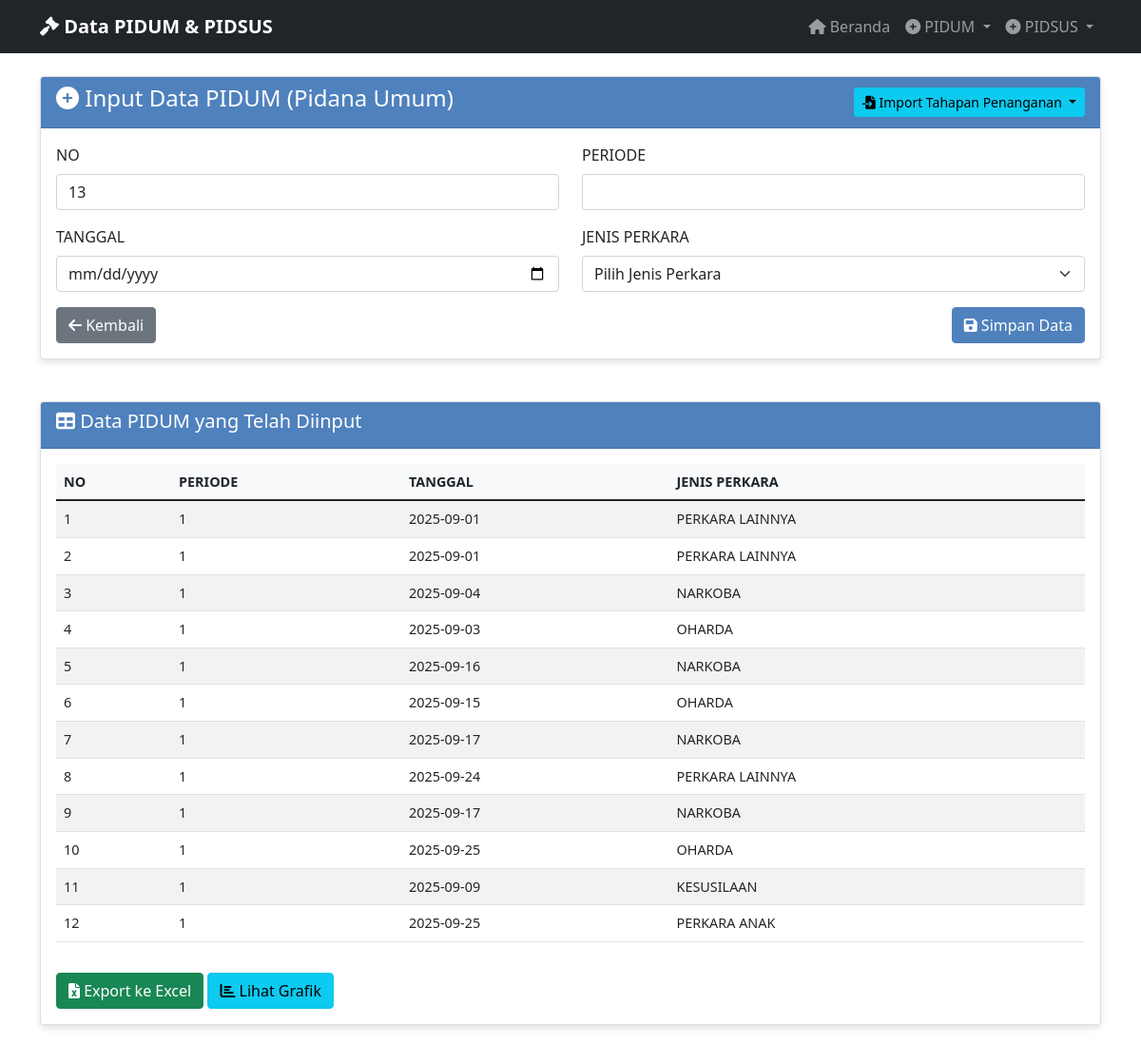
Page /manual_input_pidum on the committed database.
### tables this page shows
CREATE TABLE "pidum_data" (
                id INTEGER PRIMARY KEY AUTOINCREMENT,
                no TEXT NOT NULL,
                periode TEXT NOT NULL,
                tanggal TEXT NOT NULL,
                jenis_perkara TEXT NOT NULL,
                tahapan_penanganan TEXT NOT NULL,
                keterangan TEXT NOT NULL,
                created_at TIMESTAMP DEFAULT CURRENT_TIMESTAMP
            );

### app_with_db.py (the view, shortened to what this page needs)
@app.route('/manual_input_pidum', methods=['GET', 'POST'])
def manual_input_pidum():
    data = get_pidum_data_for_export()
    return render_template('input_pidum.html', data=data)

### database.py (called while the page is built)
@contextmanager
def get_db_connection():
    conn = sqlite3.connect(DATABASE_PATH)
    conn.row_factory = sqlite3.Row
    try:
        yield conn
    finally:
        conn.close()

def get_all_pidum_data():
    with get_db_connection() as conn:
        cursor = conn.cursor()
        cursor.execute('SELECT * FROM pidum_data ORDER BY created_at DESC')
        rows = cursor.fetchall()
        return [dict(row) for row in rows]

def get_pidum_data_for_export():
    data = get_all_pidum_data()
    export_data = []
    for row in data:
        export_data.append({
            'NO': row['no'],
            'PERIODE': row['periode'],
            'TANGGAL': row['tanggal'],
            'JENIS PERKARA': row['jenis_perkara'],
            'TAHAPAN PENANGANAN': row['tahapan_penanganan'],
            'KETERANGAN': row['keterangan']
        })
    return export_data

### templates/input_pidum.html (shortened to what this page needs)
{% extends "base.html" %}
{% block content %}
<div class="row">
    <div class="col-md-12">
        <div class="card">
            <div class="card-header d-flex justify-content-between align-items-center">
                <h4><i class="fas fa-plus-circle"></i> Input Data PIDUM (Pidana Umum)</h4>
                <div class="btn-group">
                    <button type="button" class="btn btn-info btn-sm dropdown-toggle" data-bs-toggle="dropdown" aria-expanded="false">
                        <i class="fas fa-file-import"></i> Import Tahapan Penanganan
                    </button>
                </div>
            </div>
            <div class="card-body">
                <form method="POST" action="{{ url_for('input_pidum') }}">
                    <div class="row">
                        <div class="col-md-6">
                            <div class="mb-3">
                                <label for="no" class="form-label">NO</label>
                                <input type="number" class="form-control" id="no" name="no" required>
                            </div>
                        </div>
                        <div class="col-md-6">
                            <div class="mb-3">
                                <label for="periode" class="form-label">PERIODE</label>
                                <input type="text" class="form-control" id="periode" name="periode" required>
                            </div>
                        </div>
                    </div>
                    <div class="row">
                        <div class="col-md-6">
                            <div class="mb-3">
                                <label for="tanggal" class="form-label">TANGGAL</label>
                                <input type="date" class="form-control" id="tanggal" name="tanggal" required>
                            </div>
                        </div>
                        <div class="col-md-6">
                            <div class="mb-3">
                                <label for="jenis_perkara" class="form-label">JENIS PERKARA</label>
                                <select class="form-select" id="jenis_perkara" name="jenis_perkara" required>
                                    <option value="">Pilih Jenis Perkara</option>
                                </select>
                            </div>
                        </div>
                    </div>
                    <div class="d-flex justify-content-between">
                        <a href="{{ url_for('index') }}" class="btn btn-secondary">
                            <i class="fas fa-arrow-left"></i> Kembali
                        </a>
                        <button type="submit" class="btn btn-primary">
                            <i class="fas fa-save"></i> Simpan Data
                        </button>
                    </div>
                </form>
            </div>
        </div>
    </div>
</div>
{% if data %}
<div class="row mt-4">
    <div class="col-md-12">
        <div class="card">
            <div class="card-header">
                <h5><i class="fas fa-table"></i> Data PIDUM yang Telah Diinput</h5>
            </div>
            <div class="card-body">
                <div class="table-responsive">
                    <table class="table table-striped table-hover">
                        <thead>
                            <tr>
                                <th>NO</th>
                                <th>PERIODE</th>
                                <th>TANGGAL</th>
                                <th>JENIS PERKARA</th>
                            </tr>
                        </thead>
                        <tbody>
                            {% for item in data %}
                            <tr>
                                <td>{{ item.NO }}</td>
                                <td>{{ item.PERIODE }}</td>
                                <td>{{ item.TANGGAL }}</td>
                                <td>{{ item['JENIS PERKARA'] }}</td>
                            </tr>
                            {% endfor %}
                        </tbody>
                    </table>
                </div>
                <div class="mt-3">
                    <a href="{{ url_for('export_pidum_excel') }}" class="btn btn-success">
                        <i class="fas fa-file-excel"></i> Export ke Excel
                    </a>
                    <a href="{{ url_for('pidum_charts') }}" class="btn btn-info">
                        <i class="fas fa-chart-bar"></i> Lihat Grafik
                    </a>
                </div>
            </div>
        </div>
    </div>
</div>
{% endif %}
{% endblock %}

### templates/base.html (shortened to what this page needs)
<!DOCTYPE html>
<html lang="id">
<head>
    <link href="https://cdn.jsdelivr.net/npm/bootstrap@5.1.3/dist/css/bootstrap.min.css" rel="stylesheet">
    <link href="https://cdnjs.cloudflare.com/ajax/libs/font-awesome/6.0.0/css/all.min.css" rel="stylesheet">
</head>
<body>
    <nav class="navbar navbar-expand-lg navbar-dark bg-dark">
        <div class="container">
            <a class="navbar-brand" href="{{ url_for('index') }}">
                <i class="fas fa-gavel"></i> Data PIDUM & PIDSUS
            </a>
            <div class="collapse navbar-collapse" id="navbarNav">
                <ul class="navbar-nav ms-auto">
                    <li class="nav-item">
                        <a class="nav-link" href="{{ url_for('index') }}">
                            <i class="fas fa-home"></i> Beranda
                        </a>
                    </li>
                    <li class="nav-item dropdown">
                        <a class="nav-link dropdown-toggle" href="#" id="pidumDropdown" role="button" data-bs-toggle="dropdown">
                            <i class="fas fa-plus-circle"></i> PIDUM
                        </a>
                    </li>
                    <li class="nav-item dropdown">
                        <a class="nav-link dropdown-toggle" href="#" id="pidsusDropdown" role="button" data-bs-toggle="dropdown">
                            <i class="fas fa-plus-circle"></i> PIDSUS
                        </a>
                    </li>
                </ul>
            </div>
        </div>
    </nav>
    <div class="container mt-4">
        {% block content %}{% endblock %}
    </div>
</body>
</html>

### templates/base.html (style rules this page uses)
.navbar-brand { font-weight: bold; }
.card { box-shadow: 0 4px 6px rgba(0, 0, 0, 0.1); margin-bottom: 20px; }
.card-header { background-color: #4F81BD; color: white; font-weight: bold; }
.btn-primary { background-color: #4F81BD; border-color: #4F81BD; }
.table { font-size: 0.9rem; }
.table th { background-color: #f8f9fa; font-weight: bold; }

### rows in the picture
pidum_data: NO "1", PERIODE "1", TANGGAL "2025-09-01", jenis_perkara "PERKARA LAINNYA"
pidum_data: NO "2", PERIODE "1", TANGGAL "2025-09-01", jenis_perkara "PERKARA LAINNYA"
pidum_data: NO "3", PERIODE "1", TANGGAL "2025-09-04", jenis_perkara "NARKOBA"
pidum_data: NO "4", PERIODE "1", TANGGAL "2025-09-03", jenis_perkara "OHARDA"
pidum_data: NO "5", PERIODE "1", TANGGAL "2025-09-16", jenis_perkara "NARKOBA"
pidum_data: NO "6", PERIODE "1", TANGGAL "2025-09-15", jenis_perkara "OHARDA"
pidum_data: NO "7", PERIODE "1", TANGGAL "2025-09-17", jenis_perkara "NARKOBA"
pidum_data: NO "8", PERIODE "1", TANGGAL "2025-09-24", jenis_perkara "PERKARA LAINNYA"
pidum_data: NO "9", PERIODE "1", TANGGAL "2025-09-17", jenis_perkara "NARKOBA"
pidum_data: NO "10", PERIODE "1", TANGGAL "2025-09-25", jenis_perkara "OHARDA"
pidum_data: NO "11", PERIODE "1", TANGGAL "2025-09-09", jenis_perkara "KESUSILAAN"
pidum_data: NO "12", PERIODE "1", TANGGAL "2025-09-25", jenis_perkara "PERKARA ANAK"
